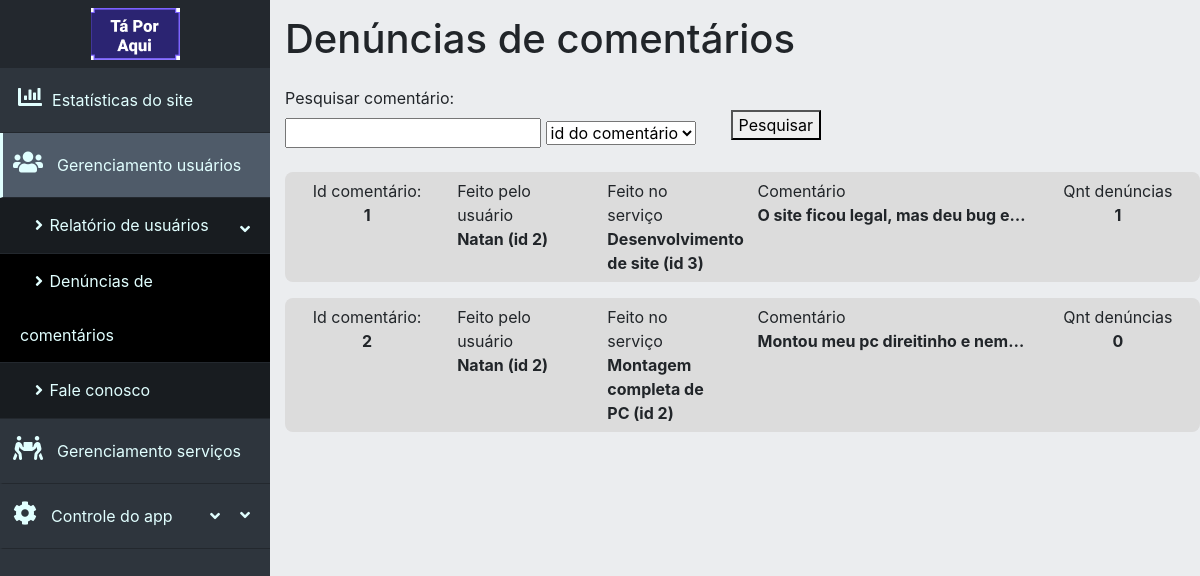
The app's page /dashboard/userManagement/commentComplaint.php, older data.
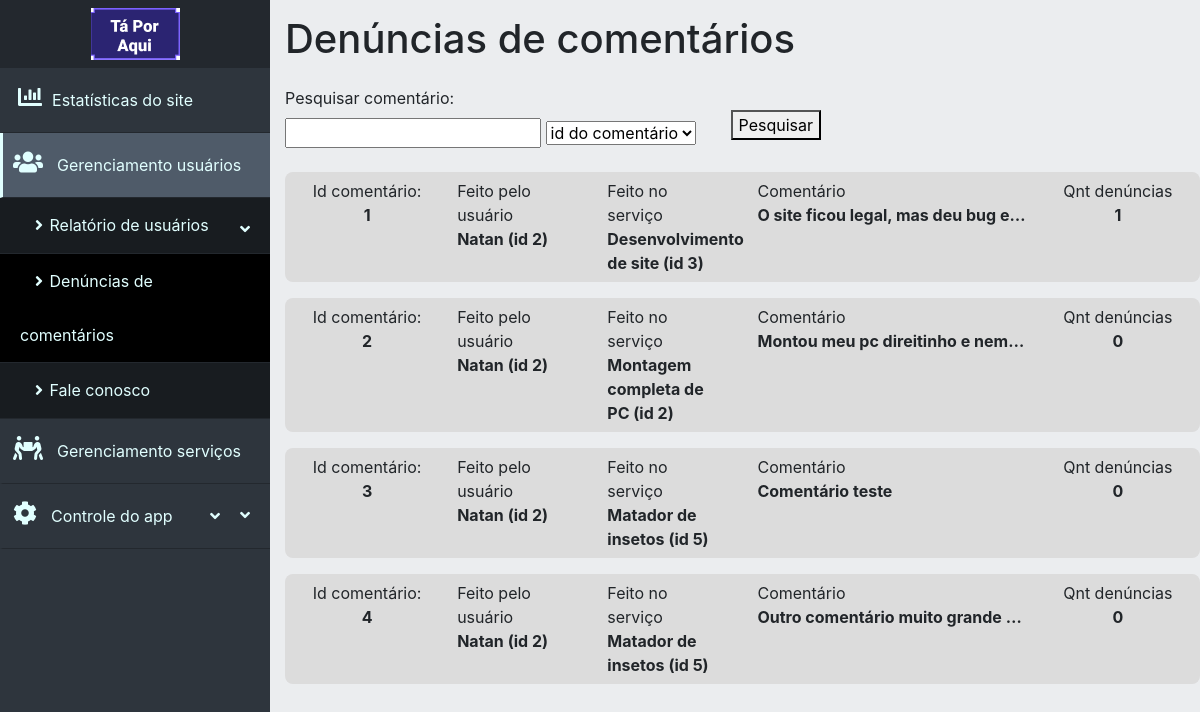
The same page, newer data.
### tables this page shows
CREATE TABLE `comentarios` (
  `id_comentario` int(11) NOT NULL,
  `id_servico` int(11) NOT NULL,
  `id_usuario` int(11) NOT NULL,
  `nota_comentario` decimal(2,1) NOT NULL,
  `desc_comentario` text DEFAULT NULL,
  `data_comentario` timestamp NULL DEFAULT current_timestamp(),
  `status_comentario` int(11) NOT NULL DEFAULT 1 COMMENT '0 = excluído, 1 = exibido'
);

CREATE TABLE `usuarios` (
  `id_usuario` int(11) NOT NULL,
  `nome_usuario` varchar(15) NOT NULL,
  `sobrenome_usuario` varchar(15) NOT NULL,
  `fone_usuario` varchar(20) NOT NULL,
  `email_usuario` varchar(40) NOT NULL,
  `senha_usuario` varchar(40) NOT NULL,
  `data_nasc_usuario` date NOT NULL,
  `sexo_usuario` char(1) NOT NULL,
  `classif_usuario` int(11) NOT NULL COMMENT '0 = cliente, 1 = prestador, 2 = pequeno negócio',
  `cep_usuario` char(8) NOT NULL,
  `uf_usuario` char(2) NOT NULL,
  `cidade_usuario` varchar(30) NOT NULL,
  `bairro_usuario` varchar(30) NOT NULL,
  `rua_usuario` varchar(30) NOT NULL,
  `numero_usuario` varchar(5) NOT NULL,
  `comple_usuario` varchar(20) DEFAULT NULL,
  `data_entrada_usuario` timestamp NULL DEFAULT current_timestamp(),
  `desc_usuario` text DEFAULT NULL,
  `site_usuario` varchar(40) DEFAULT NULL,
  `status_usuario` int(11) NOT NULL DEFAULT 1 COMMENT '0 = suspenso, 1 = ativo, 2 = denunciado/banido',
  `imagem_usuario` varchar(60) DEFAULT 'no_picture.jpg',
  `nota_media_usuario` decimal(2,1) DEFAULT NULL,
  `posicao_usuario` point DEFAULT NULL
);

CREATE TABLE `servicos` (
  `id_servico` int(11) NOT NULL,
  `id_prestador_servico` int(11) NOT NULL,
  `nome_servico` varchar(30) NOT NULL,
  `tipo_servico` int(11) NOT NULL COMMENT '0 = remoto, 1 = presencial',
  `desc_servico` text NOT NULL,
  `orcamento_servico` decimal(8,2) DEFAULT NULL,
  `crit_orcamento_servico` varchar(30) NOT NULL,
  `data_public_servico` timestamp NULL DEFAULT current_timestamp(),
  `nota_media_servico` decimal(2,1) DEFAULT NULL,
  `status_servico` int(11) DEFAULT 1 COMMENT '0 = suspenso, 1 = disponível, 2 = denunciado/banido',
  `qnt_visualizacoes_servico` int(11) NOT NULL DEFAULT 0
);

### dashboard/assets/getData.php (called while the page is built, shortened)
<?php
class DbConnection {
    private $host = 'localhost';
    private $dbname = 'ta_por_aqui';
    private $user = 'root';
    private $password = '';
    public function connect(){
        try{
            $connect = new PDO(
                "mysql:host=$this->host;dbname=$this->dbname",
                "$this->user",
                "$this->password"
            );
            return $connect;
        } catch (PDOException $e){
            echo 'Não foi possivel se conectar com o servidor <br>';
            echo 'Código do erro: ' . $e->getCode() . '<br> Mensagem de erro: ' . $e->getMessage();
            exit();
        }
    }
}
class CommentsListing {
    private $con;
    public function __construct(){
        $this->con = new DbConnection();
        $this->con = $this->con->connect();
    }
    public function selectAllComments(){
        $query = "SELECT c.id_comentario, c.id_servico, c.id_usuario, c.desc_comentario, s.nome_servico, u.nome_usuario from comentarios as c join servicos as s on c.id_servico = s.id_servico join usuarios as u on c.id_usuario = u.id_usuario";
        $stmt = $this->con->query($query);
        return $stmt->fetchAll(PDO::FETCH_ASSOC);
    }
    public function getQntComplains($idCom){
        $query = "SELECT count(*) as denuncias from denuncia_comentario where id_comentario = $idCom AND status_denuncia_comen in(0,1)";
        $stmt = $this->con->query($query);
        return $stmt->fetch(PDO::FETCH_ASSOC)['denuncias'];
    }
}

### dashboard/userManagement/commentComplaint.php (the view, shortened to what this page needs)
<?php
require "../assets/getData.php";
$commentsListing = new CommentsListing();
$comments = [];
if (isset($_POST['searchInput'])){
    $comments = $commentsListing->selectSearchedComments($_POST['searchInput'], $_POST['searchParam']);
} else {
    $comments = $commentsListing->selectAllComments();
}
?>
<!DOCTYPE html>
<html lang="pt-br">
<head>
    <link rel="stylesheet" href="https://use.fontawesome.com/releases/v5.3.1/css/all.css">
    <link rel="stylesheet" href="../../assets/bootstrap/bootstrap-4.5.3-dist/css/bootstrap.min.css">
    <link rel="stylesheet" type="text/css" href="../style.css">
</head>
<body>
<div class="nav-side-menu">
    <div class="brand py-2"><img src="../../assets/images/dumb-brand.png" alt="logo"></div>
    <div class="menu-list">
        <ul id="menu-content" class="menu-content collapse out">
            <li>
                <a href="../index.php"><i class="fas fa-chart-bar sidebar-icon"></i> Estatísticas do site</a>
            </li>
            <li data-toggle="collapse" data-target="#gerenciamentoUsuarios" class="collapsed active">
                <div class="moreItems"><i class="fas fa-users sidebar-icon"></i> Gerenciamento usuários <span class="arrow"><i class="fa fa-angle-down"></i></span></div>
            </li>
            <ul class="sub-menu collapse" id="gerenciamentoUsuarios">
                <li><a href="userReport.php"><i class="fa fa-angle-right"></i> Relatório de usuários</a></li>
                <li class="active"><a href="commentComplaint.php"><i class="fa fa-angle-right"></i> Denúncias de comentários</a></li>
                <li><a href="contactReport.php"><i class="fa fa-angle-right"></i> Fale conosco</a></li>
            </ul>
            <li data-toggle="collapse" data-target="#gerenciamentoServicos" class="collapsed">
                <div class="moreItems"><i class="fas fa-people-carry sidebar-icon"></i> Gerenciamento serviços <span class="arrow"><i class="fa fa-angle-down"></i></span></div>
            </li>
            <li data-toggle="collapse" data-target="#appControl" class="collapsed">
                <div class="moreItems"><i class="fas fa-cog sidebar-icon"></i> Controle do app <span class="arrow"><i class="fa fa-angle-down"></i></span></div>
            </li>
        </ul>
    </div>
</div>
<div class="main" id="pagina">
    <h1>Denúncias de comentários</h1>
    <form action="commentComplaint.php" method="post">
        <div class="float-left">
            <label for="searchInput">Pesquisar comentário:</label> <br>
            <input type="text" name="searchInput" <?php if (isset($_POST['searchInput'])) {echo "value = '" . $_POST['searchInput'] . "'";}?>>
            <select name="searchParam" id="searchParam">
                <option value="c.id_comentario" <?php if (isset($_POST['searchParam']) and $_POST['searchParam'] == 'c.id_comentario') {echo 'selected';}?>>id do comentário</option>
            </select>
        </div>
        <br>
        <button type="submit" class="float-left">Pesquisar</button>
    </form>
    <div class="row my-2">
        <div class="col-md-12">
            <?php foreach ($comments as $comment) {?>
                <div class="listDiv row my-3" onclick="redirecionaPagina('comment.php', <?=$comment['id_comentario']?>)">
                    <div class="col-md-2 mb-3 mb-sm-0">
                        <div class="text-center">Id comentário:</div>
                        <div class="text-center font-weight-bold"><?=$comment['id_comentario']?></div>
                    </div>
                    <div class="col-md-2 mb-3 mb-sm-0">
                        <div>Feito pelo usuário</div>
                        <div class="font-weight-bold"><?=$comment['nome_usuario']?> (id <?=$comment['id_usuario']?>)</div>
                    </div>
                    <div class="col-md-2 mb-3 mb-sm-0">
                        <div class="">Feito no serviço</div>
                        <div class="font-weight-bold"><?=$comment['nome_servico']?> (id <?=$comment['id_servico']?>)</div>
                    </div>
                    <div class="col-md-4 mb-3 mb-sm-0">
                        <div>Comentário</div>
                        <div class="font-weight-bold allowTextOverflow"> <?=$comment['desc_comentario']?></div>
                    </div>
                    <div class="col-md-2 mb-3 mb-sm-0">
                        <div class="text-center">Qnt denúncias</div>
                        <div class="font-weight-bold text-center"> <?=$commentsListing->getQntComplains($comment['id_comentario'])?></div>
                    </div>
                </div>
            <?php }?>
        </div>
    </div>
</div>
</body>
</html>

### dashboard/style.css (style rules this page uses)
body { margin: 0px; padding: 0px; background-color: #ebedef; }
.main { margin-left: 270px; padding: 15px; }
.nav-side-menu { overflow: auto; background-color: #2e353d; position: fixed; top: 0px; width: 270px; height: 100%; color: #e1ffff; }
.nav-side-menu .brand { background-color: #23282e; line-height: 50px; display: block; text-align: center; font-size: 14px; }
.nav-side-menu ul, .nav-side-menu li { list-style: none; padding: 0px; margin: 0px; line-height: 4rem; cursor: pointer; visibility: visible !important; }
.arrow { display: inline-block; padding-left: 10px; padding-right: 10px; vertical-align: middle; float: right; }
.nav-side-menu li i.sidebar-icon { margin-right: 0.6rem; font-size: 1.5em; }
.nav-side-menu ul .active, .nav-side-menu li .active { border-left: 3px solid #e1ffff; background-color: #4f5b69; }
.nav-side-menu li { padding-left: 0px; border-left: 3px solid #2e353d; border-bottom: 1px solid #23282e; }
.nav-side-menu li a { display: block; text-decoration: none; color: #e1ffff; }
.nav-side-menu li a i { padding-left: 15px; width: 20px; padding-right: 20px; }
.nav-side-menu ul .sub-menu li.active, .nav-side-menu li .sub-menu li.active { background-color: #000; }
.nav-side-menu ul .sub-menu li, .nav-side-menu li .sub-menu li { background-color: #181c20; border: none; line-height: 3.4rem; border-bottom: 1px solid #23282e; margin-left: 0px; }
.nav-side-menu li .sub-menu li a, .nav-side-menu ul .sub-menu li a { display: block; padding-left: 20px; }
.nav-side-menu ul .sub-menu li a i, .nav-side-menu li .sub-menu li a i { padding-right: 10px !important; }
.moreItems { padding: 0 10px; }
.listDiv { margin-left: 0; background-color: gainsboro; padding: 7px; border-radius: 8px; }
.allowTextOverflow { width: 100%; display: inline-block; white-space: nowrap; overflow: hidden; text-overflow: ellipsis; direction: ltr; }
@media (min-width: 992px) { .nav-side-menu .menu-list .menu-content { display: block; } }
.float-left { margin-right: 35px; margin-top: 15px; }

Row changes from the older to the newer data that the page shows:
added comentarios: id_comentario "3", id_usuario.nome_usuario "Natan", id_usuario "2", id_servico.nome_servico "Matador de insetos", id_servico "5", desc_comentario "Comentário teste", QntComplains "0"
added comentarios: id_comentario "4", id_usuario.nome_usuario "Natan", id_usuario "2", id_servico.nome_servico "Matador de insetos", id_servico "5", desc_comentario "Outro comentário muito grande…", QntComplains "0"
